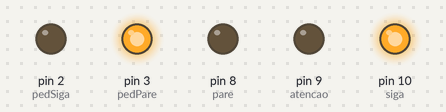
This sketch was run on a simulated Arduino Uno, built with avr-gcc and run on an emulated ATmega328P. On the bench: output pins drawn as LEDs (lit = HIGH).

Above: at 2.5 s.
At 6.2 s:
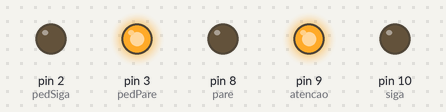
At 10.0 s:
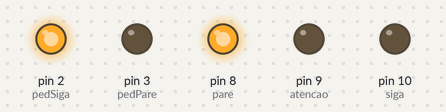
Timing chart, 0 to 16.3 s (numbered marks = the images above):
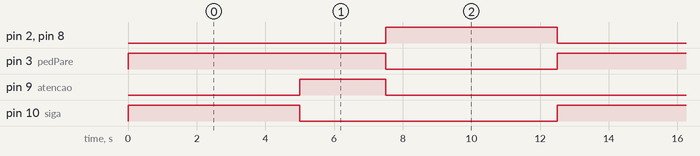

Measured:
- by itself, pin 2 (pedSiga), pin 8 (pare), pin 10 (siga): alternates HIGH for 5.0 s and LOW for 7.5 s
- by itself, pin 3 (pedPare): alternates HIGH for 7.5 s and LOW for 5.0 s
- by itself, pin 9 (atencao): alternates HIGH for 2.5 s and LOW for 10.0 s

The sketch:

semaforoDuploComIf.ino
```cpp
//definir portas
int pare = 8;
int atencao = 9;
int siga = 10;
int pedSiga = 2;
int pedPare = 3;

void setup() {
    pinMode(pare, OUTPUT);
    pinMode(atencao, OUTPUT);
    pinMode(siga, OUTPUT);
    pinMode(pedSiga, OUTPUT);
    pinMode(pedPare, OUTPUT);
}

void sinalVermelho() {
    digitalWrite(pare, HIGH);
    digitalWrite(atencao, LOW);
    digitalWrite(siga, LOW);
}

void sinalVerde() {
    digitalWrite(pare, LOW);
    digitalWrite(atencao, LOW);
    digitalWrite(siga, HIGH);

}
void sinalAmarelo() {
    digitalWrite(pare, LOW);
    digitalWrite(atencao, HIGH);
    digitalWrite(siga, LOW);

}

void pedestreSegue() {
  digitalWrite(pedSiga, HIGH);
  digitalWrite(pedPare, LOW);
}

void pedestrePare() {
  digitalWrite(pedSiga, LOW);
  digitalWrite(pedPare, HIGH);
}

void semaforo() {
  static int ledOrder = 0;

  ledOrder = ledOrder +1;

  if (ledOrder == 1) {
    sinalVerde();
    pedestrePare();
    delay(5000);
  }
  else if (ledOrder == 2) {
    sinalAmarelo();
    delay(2500);
  }
  else {
    sinalVermelho();
    pedestreSegue();;
    delay(5000);

    ledOrder = 0;
  }
}


void loop() {
  semaforo();
}               
```
